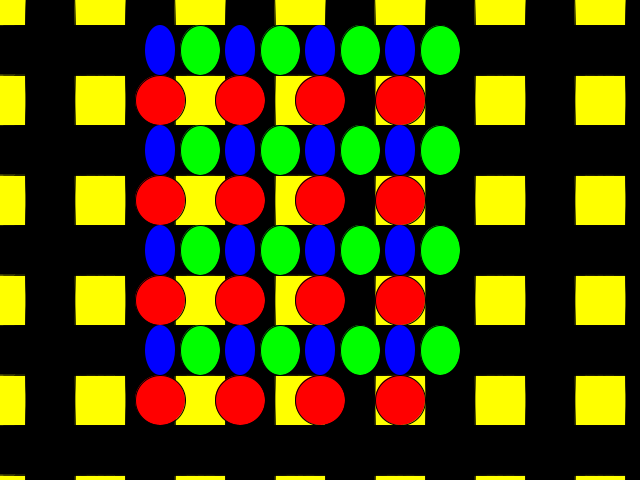
Frame 1 (no input)
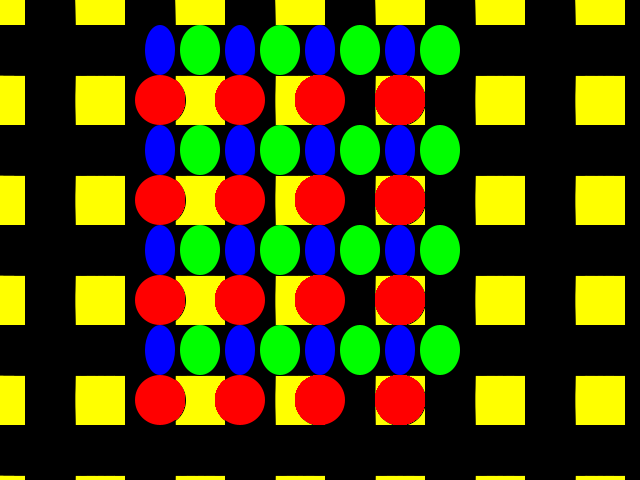
Frame 60 (the mouse pressed at the canvas centre just before this capture)
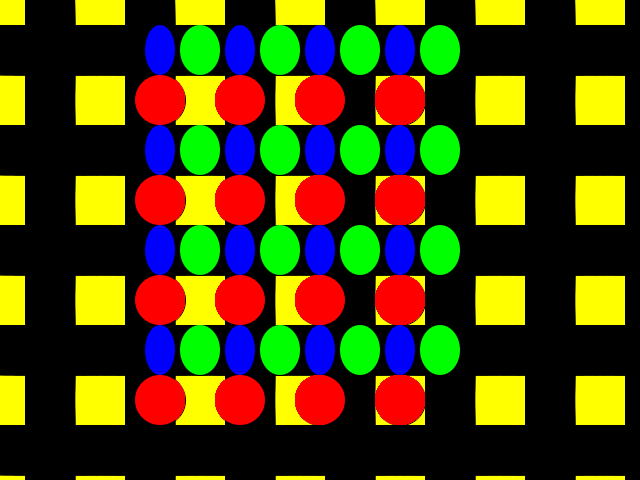
Frame 120 (the mouse held since frame 60 and released just before this capture)

The Processing sketch that drew these frames (run headless with seeded random() and noise(); from frame 60 on, the mouse is pressed at the canvas centre):

// Processing sketch: processing_187005
// ── processing_187005.pde

// Andrea Pagan, pattern sketch


void setup(){
 size(640,480);
  background(255,255,0);
   
}
 
void draw(){
         for( int i = 1; i < width/20; i = i + 2){
  for(int j = 1; j < height/20; j = j + 2){

    fill(0);
    ellipse(i*50, j*50, 600, 50);
    ellipse(i*50, j*50, 50, 400);
  }
  }


  for( int i = 4; i < width/50; i = i + 2){
  for(int j = 2; j < height/50; j = j + 2){
    
    fill(255,0,0);
    ellipse(i*40, j*50, 50, 50);
    
  }
  }
    for( int i = 5; i < width/50; i = i + 2){
  for(int j = 1; j < height/50; j = j + 2){
    
    fill(0,255,0);
    ellipse(i*40, j*50, 40, 50);
    
  }
  }
  
     for( int i = 4; i < width/50; i = i + 2){
  for(int j = 1; j < height/50; j = j + 2){
    noStroke();
    fill(0,0,255);
    ellipse(i*40, j*50, 30, 50);
    
  }
  }
 
}
